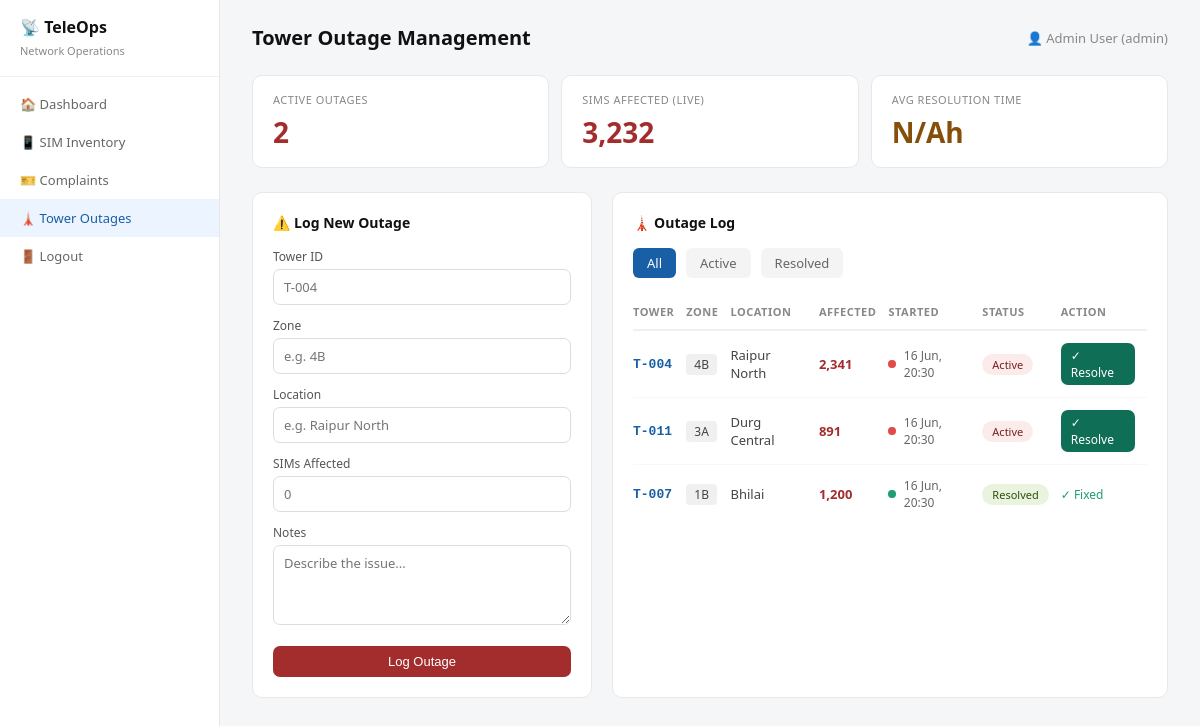
Page /outages.php (signed in) on the committed database.
### tables this page shows
CREATE TABLE tower_outages (
  id INT AUTO_INCREMENT PRIMARY KEY,
  tower_id VARCHAR(20),
  zone VARCHAR(10),
  location VARCHAR(150),
  sims_affected INT DEFAULT 0,
  started_at TIMESTAMP DEFAULT CURRENT_TIMESTAMP,
  resolved_at TIMESTAMP NULL,
  status ENUM('active','resolved') DEFAULT 'active',
  notes TEXT
);

### outages.php (the view, shortened to what this page needs)
<?php
require 'db.php';
$status_filter = $_GET['status'] ?? 'all';
$query = "SELECT * FROM tower_outages WHERE 1=1";
$params = [];
$query .= " ORDER BY status ASC, started_at DESC";
$stmt = $pdo->prepare($query);
$stmt->execute($params);
$outages = $stmt->fetchAll();
$active_outages = $pdo->query("SELECT COUNT(*) FROM tower_outages WHERE status='active'")->fetchColumn();
$total_affected = $pdo->query("SELECT COALESCE(SUM(sims_affected), 0) FROM tower_outages WHERE status='active'")->fetchColumn();
$avg_resolution = $pdo->query("
    SELECT AVG(TIMESTAMPDIFF(HOUR, started_at, resolved_at))
    FROM tower_outages WHERE status='resolved' AND resolved_at IS NOT NULL
")->fetchColumn();
$avg_resolution = $avg_resolution ? round($avg_resolution, 1) : 'N/A';
?>
<!DOCTYPE html>
<html lang="en">
<head>
</head>
<body>
<div class="sidebar">
  <div class="logo">
    <h1>📡 TeleOps</h1>
    <span>Network Operations</span>
  </div>
  <nav class="nav">
    <a href="dashboard.php">🏠 Dashboard</a>
    <a href="sims.php">📱 SIM Inventory</a>
    <a href="complaints.php">🎫 Complaints</a>
    <a href="outages.php" class="active">🗼 Tower Outages</a>
    <a href="logout.php">🚪 Logout</a>
  </nav>
</div>
<div class="main">
  <div class="topbar">
    <h2>Tower Outage Management</h2>
    <span class="user-info">👤 <?= htmlspecialchars($_SESSION['user_name']) ?>
      (<?= htmlspecialchars($_SESSION['user_role']) ?>)</span>
  </div>
  <div class="stats-grid">
    <div class="stat-card">
      <div class="stat-label">Active Outages</div>
      <div class="stat-val stat-red"><?= number_format($active_outages) ?></div>
    </div>
    <div class="stat-card">
      <div class="stat-label">SIMs Affected (Live)</div>
      <div class="stat-val stat-red"><?= number_format($total_affected) ?></div>
    </div>
    <div class="stat-card">
      <div class="stat-label">Avg Resolution Time</div>
      <div class="stat-val stat-amber"><?= $avg_resolution ?>h</div>
    </div>
  </div>
  <div class="content-grid">
    <?php if ($_SESSION['user_role'] === 'admin'): ?>
    <div class="card">
      <h3>⚠️ Log New Outage</h3>
      <form method="POST">
        <label>Tower ID</label>
        <input type="text" name="tower_id" placeholder="T-004" required
               pattern="T-\d{3}" title="Format: T-###">
        <label>Zone</label>
        <input type="text" name="zone" placeholder="e.g. 4B" required
               pattern="[A-Z0-9]{2}" title="2 character zone code">
        <label>Location</label>
        <input type="text" name="location" placeholder="e.g. Raipur North" required>
        <label>SIMs Affected</label>
        <input type="number" name="sims_affected" placeholder="0" required min="0">
        <label>Notes</label>
        <textarea name="notes" placeholder="Describe the issue..."></textarea>
        <button type="submit" name="add_outage" class="btn btn-danger" style="margin-top: 16px; width: 100%;">
          Log Outage
        </button>
      </form>
    </div>
    <?php endif; ?>
    <div class="card">
      <h3>🗼 Outage Log</h3>
      <div class="filters">
        <a href="outages.php" class="<?= $status_filter === 'all' ? 'active' : '' ?>">All</a>
        <a href="?status=active" class="<?= $status_filter === 'active' ? 'active' : '' ?>">Active</a>
        <a href="?status=resolved" class="<?= $status_filter === 'resolved' ? 'active' : '' ?>">Resolved</a>
      </div>
      <table>
        <tr>
          <th>Tower</th>
          <th>Zone</th>
          <th>Location</th>
          <th>Affected</th>
          <th>Started</th>
          <th>Status</th>
          <th>Action</th>
        </tr>
        <?php foreach ($outages as $o): ?>
        <tr>
          <td class="tower-id"><?= htmlspecialchars($o['tower_id']) ?></td>
          <td><span class="zone-badge"><?= htmlspecialchars($o['zone']) ?></span></td>
          <td><?= htmlspecialchars($o['location']) ?></td>
          <td class="affected-count"><?= number_format($o['sims_affected']) ?></td>
          <td>
            <div class="timeline">
              <span class="timeline-dot <?= $o['status'] === 'active' ? 'dot-active' : 'dot-resolved' ?>"></span>
              <?= date('d M, H:i', strtotime($o['started_at'])) ?>
            </div>
          </td>
          <td>
            <span class="pill p-<?= $o['status'] ?>">
              <?= ucfirst($o['status']) ?>
            </span>
          </td>
          <td>
            <?php if ($o['status'] === 'active' && $_SESSION['user_role'] === 'admin'): ?>
              <a href="?resolve=<?= $o['id'] ?>" class="btn btn-success" style="padding: 4px 10px; font-size: 12px;"
                 onclick="return confirm('Mark Tower <?= $o['tower_id'] ?> as resolved?')">
                ✓ Resolve
              </a>
            <?php elseif ($o['status'] === 'resolved'): ?>
              <span style="font-size: 12px; color: #1D9E75;">✓ Fixed</span>
            <?php else: ?>
              <span style="font-size: 12px; color: #aaa;">Pending</span>
            <?php endif; ?>
          </td>
        </tr>
        <?php endforeach; ?>
      </table>
    </div>
  </div>
</div>
</body>
</html>

### outages.php (style rules this page uses)
* { box-sizing: border-box; margin: 0; padding: 0; }
body { font-family: 'Segoe UI', Arial, sans-serif; background: #f4f6f8; }
.sidebar { width: 220px; background: #fff; border-right: 1px solid #e8e8e8; padding: 1rem 0; position: fixed; height: 100vh; z-index: 100; }
.logo { padding: 0 1.25rem 1rem; border-bottom: 1px solid #f0f0f0; margin-bottom: 0.5rem; }
.logo h1 { font-size: 16px; color: #111; font-weight: 600; }
.logo span { font-size: 11px; color: #888; }
.nav a { display: flex; align-items: center; gap: 10px; padding: 10px 1.25rem; font-size: 13px; color: #666; text-decoration: none; transition: all 0.2s; }
.nav a:hover, .nav a.active { background: #EBF4FF; color: #185FA5; font-weight: 500; }
.main { margin-left: 220px; padding: 1.5rem 2rem; }
.topbar { display: flex; justify-content: space-between; align-items: center; margin-bottom: 1.5rem; }
.topbar h2 { font-size: 20px; color: #111; font-weight: 600; }
.user-info { font-size: 13px; color: #888; }
.stats-grid { display: grid; grid-template-columns: repeat(3, 1fr); gap: 12px; margin-bottom: 1.5rem; }
.stat-card { background: #fff; border: 1px solid #e8e8e8; border-radius: 10px; padding: 1rem 1.25rem; }
.stat-label { font-size: 11px; color: #888; text-transform: uppercase; letter-spacing: 0.5px; margin-bottom: 6px; }
.stat-val { font-size: 28px; font-weight: 600; color: #111; }
.stat-red { color: #A32D2D; }
.stat-amber { color: #854F0B; }
.content-grid { display: grid; grid-template-columns: 340px 1fr; gap: 1.25rem; }
.card { background: #fff; border: 1px solid #e8e8e8; border-radius: 10px; padding: 1.25rem; }
.card h3 { font-size: 14px; font-weight: 600; margin-bottom: 1rem; color: #111; }
.filters { display: flex; gap: 10px; margin-bottom: 1rem; }
.filters a { padding: 6px 14px; background: #f4f4f4; color: #666; border-radius: 6px; font-size: 13px; text-decoration: none; }
.filters a.active { background: #185FA5; color: #fff; }
label { font-size: 12px; color: #555; display: block; margin-bottom: 4px; margin-top: 12px; font-weight: 500; }
input, textarea { width: 100%; padding: 8px 10px; border: 1px solid #ddd; border-radius: 7px; font-size: 13px; font-family: inherit; }
textarea { resize: vertical; min-height: 80px; }
.btn { display: inline-block; padding: 8px 16px; background: #185FA5; color: #fff; border-radius: 7px; font-size: 13px; text-decoration: none; border: none; cursor: pointer; }
.btn-success { background: #0F6E56; }
.btn-danger { background: #A32D2D; }
table { width: 100%; border-collapse: collapse; font-size: 13px; }
th { font-size: 11px; color: #888; font-weight: 600; text-align: left; padding: 10px 12px 10px 0; border-bottom: 2px solid #f0f0f0; text-transform: uppercase; letter-spacing: 0.5px; }
td { padding: 12px 12px 12px 0; border-bottom: 1px solid #f8f8f8; color: #444; vertical-align: middle; }
tr:last-child td { border-bottom: none; }
.pill { font-size: 11px; padding: 3px 10px; border-radius: 999px; font-weight: 500; }
.p-active { background: #FCEBEB; color: #791F1F; }
.p-resolved { background: #EAF3DE; color: #27500A; }
.tower-id { font-family: 'Courier New', monospace; font-weight: 600; color: #185FA5; }
.zone-badge { background: #f0f0f0; padding: 2px 8px; border-radius: 4px; font-size: 12px; font-weight: 500; }
.affected-count { font-weight: 600; color: #A32D2D; }
.timeline { display: flex; align-items: center; gap: 8px; font-size: 12px; color: #666; }
.timeline-dot { width: 8px; height: 8px; border-radius: 50%; }
.dot-active { background: #E24B4A; }
.dot-resolved { background: #1D9E75; }

### rows in the picture
tower_outages: tower "T-004", zone "4B", location "Raipur North", sims_affected "2,341", started_at "16 Jun, 20:30", status "Active"
tower_outages: tower "T-011", zone "3A", location "Durg Central", sims_affected "891", started_at "16 Jun, 20:30", status "Active"
tower_outages: tower "T-007", zone "1B", location "Bhilai", sims_affected "1,200", started_at "16 Jun, 20:30", status "Resolved", shows "✓ Fixed"

### other values in the picture
$_SESSION['user_name'] "Admin User"
$_SESSION['user_role'] "admin"
$active_outages "2"
$total_affected "3,232"
$avg_resolution "N/A"
